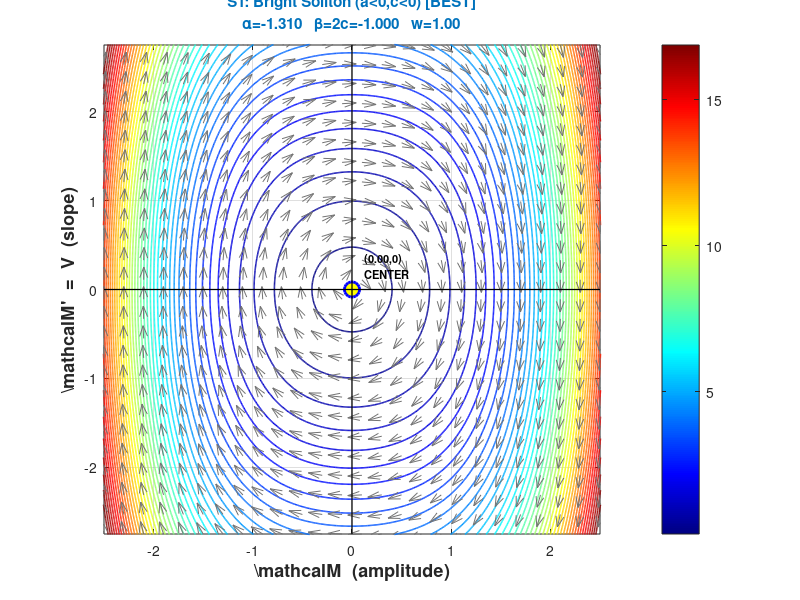

This chart was generated by the following MATLAB code: (Note: this script raises an error after producing the figure.)
%% ============================================================
%% Phase Portrait Analysis
%% w^2*M'' - (m^2 + 2(n+dg))*M - 2c*M^3 = 0
%% System: M' = V,  V' = (1/w^2)*(alpha*M + beta*M^3)
%% Hamiltonian: H = 0.5*V^2 - (1/w^2)*(alpha/2*M^2 + beta/4*M^4)
%% ============================================================
clear; clc; close all;

%% ---- Scenario Definitions ----
% Each row: [w, m, n, d, g, c]
S(1).w=1.0; S(1).m=0.5; S(1).n=-0.8; S(1).d=0.1; S(1).g=0.2; S(1).c=-0.5;
S(1).name='S1: Bright Soliton (a<0,c<0) [BEST]';
S(1).col=[0 0.45 0.74];

S(2).w=1.0; S(2).m=1.0; S(2).n=0.3;  S(2).d=0.2; S(2).g=0.5; S(2).c=-1.0;
S(2).name='S2: Dark/Kink Soliton (a>0,c<0) [GOOD]';
S(2).col=[0.17 0.63 0.17];

S(3).w=1.0; S(3).m=1.0; S(3).n=-0.5; S(3).d=0.0; S(3).g=0.0; S(3).c=-0.5;
S(3).name='S3: Marginal Pure Cubic (a=0,c<0)';
S(3).col=[0.93 0.69 0.13];

S(4).w=1.0; S(4).m=1.5; S(4).n=0.5;  S(4).d=0.3; S(4).g=0.4; S(4).c=0.5;
S(4).name='S4: Explosive (a>0,c>0) [WORST]';
S(4).col=[0.85 0.11 0.11];

S(5).w=1.0; S(5).m=0.3; S(5).n=-1.5; S(5).d=0.1; S(5).g=0.1; S(5).c=2.0;
S(5).name='S5: Defocusing (a<0,c>0) [BAD]';
S(5).col=[0.64 0.08 0.18];

S(6).w=2.5; S(6).m=0.5; S(6).n=-0.9; S(6).d=0.1; S(6).g=0.2; S(6).c=-0.3;
S(6).name='S6: Wide Soliton Large w (a<0,c<0) [BEST+]';
S(6).col=[0.49 0.18 0.56];

%% ============================================================
%% LOOP: One figure per scenario
%% ============================================================
for k = 1:6
    sc   = S(k);
    alph = sc.m^2 + 2*(sc.n + sc.d*sc.g);   % alpha
    beta = 2*sc.c;                            % beta
    cf   = 1/sc.w^2;                          % 1/w^2

    % --- Critical points ---
    cps = 0;
    if beta ~= 0 && (-alph/beta) > 0
        Mex = sqrt(-alph/beta);
        cps = [0, Mex, -Mex];
    end

    % --- Axis range ---
    Mrng = max(abs(cps))*2.8;
    if Mrng < 2.5; Mrng = 2.5; end
    Vrng = Mrng*1.1;

    % --- Meshgrid for quiver ---
    [MM,VV] = meshgrid(linspace(-Mrng,Mrng,26), ...
                       linspace(-Vrng,Vrng,26));
    dM =  VV;
    dV =  cf*(alph*MM + beta*MM.^3);
    mag = sqrt(dM.^2+dV.^2); mag(mag==0)=1;
    dMn = dM./mag;  dVn = dV./mag;

    % --- Hamiltonian for contours ---
    Mf = linspace(-Mrng*1.05, Mrng*1.05, 600);
    Vf = linspace(-Vrng*1.05, Vrng*1.05, 600);
    [Mfg,Vfg] = meshgrid(Mf,Vf);
    H = 0.5*Vfg.^2 - cf*(alph/2*Mfg.^2 + beta/4*Mfg.^4);

    Hmin = prctile(H(:),2);
    Hmax = prctile(H(:),98);
    lvls = linspace(Hmin, Hmax, 45);

    % Separatrix levels
    sep_lvls = [];
    for cp = cps
        if abs(cp) > 1e-9
            Hcp = -cf*(alph/2*cp^2 + beta/4*cp^4);
            if Hcp > Hmin && Hcp < Hmax
                sep_lvls(end+1) = Hcp;
            end
        end
    end

    % --- FIGURE ---
    figure('Position',[80 80 880 720],'Color','w');

    % Trajectory contours
    contour(Mfg, Vfg, H, lvls, 'LineWidth', 1.1);
    colormap(jet(256));
    caxis([Hmin Hmax]);
    hold on;

    % Separatrix (dashed black)
    for sl = sep_lvls
        contour(Mfg, Vfg, H, [sl sl], 'k--', 'LineWidth', 2.5);
    end

    % Quiver
    quiver(MM, VV, dMn, dVn, 0.5, 'Color', [0.45 0.45 0.45], ...
           'LineWidth', 0.7, 'MaxHeadSize', 0.5);

    % Critical points + labels
    for cp = cps
        J22 = cf*(alph + 3*beta*cp^2);
        if J22 > 1e-9
            cptype = 'SADDLE'; mk='rs';
        elseif J22 < -1e-9
            cptype = 'CENTER'; mk='bo';
        else
            cptype = 'DEGEN.'; mk='k^';
        end
        plot(cp, 0, mk, 'MarkerSize',11, ...
             'MarkerFaceColor','yellow','LineWidth',2);
        text(cp+0.05*Mrng, 0.1*Vrng, ...
             sprintf('(%.2f,0)\n%s',cp,cptype), ...
             'FontSize',8,'FontWeight','bold');
    end

    % Axis lines
    plot([-Mrng Mrng],[0 0],'k-','LineWidth',0.9);
    plot([0 0],[-Vrng Vrng],'k-','LineWidth',0.9);

    xlabel('\mathcal{M}  (amplitude)','FontSize',13,'FontWeight','bold');
    ylabel('\mathcal{M}''  =  V  (slope)','FontSize',13,'FontWeight','bold');
    xlim([-Mrng Mrng]); ylim([-Vrng Vrng]);
    grid on; box on;
    colorbar('Location','EastOutside');

    % Title
    title({sc.name, ...
           sprintf('\\alpha=%.3f   \\beta=2c=%.3f   w=%.2f', alph,beta,sc.w)}, ...
          'FontSize',11,'FontWeight','bold','Color',sc.col);

    % Bottom annotation
    verdict = get_verdict(k);
    dim = [0.10 0.01 0.82 0.07];
    annotation('textbox',dim,'String', ...
        {sprintf('Params: m=%.2f  n=%.2f  d=%.2f  g=%.2f  c=%.2f  w=%.2f', ...
                  sc.m,sc.n,sc.d,sc.g,sc.c,sc.w), verdict}, ...
        'FontSize',9,'EdgeColor',sc.col,'BackgroundColor',[0.97 0.97 1], ...
        'LineWidth',1.8,'FitBoxToText','off');

    hold off;
    drawnow;
end

%% ============================================================
%% PARAMETER REGIME MAP  (alpha-c plane)
%% ============================================================
figure('Position',[80 80 950 760],'Color','w');

av = linspace(-3,3,500);
cv = linspace(-3,3,500);
[AA,CC] = meshgrid(av,cv);

region = zeros(size(AA));
region((AA<0)&(CC<0)) = 1;   % bright soliton
region((AA>0)&(CC<0)) = 2;   % dark soliton
region((AA<0)&(CC>0)) = 3;   % defocusing
region((AA>0)&(CC>0)) = 4;   % explosive

cmap4 = [0.20 0.60 1.00;   % blue   - bright
         0.20 0.80 0.20;   % green  - dark
         1.00 0.80 0.00;   % yellow - defocusing
         0.90 0.20 0.20];  % red    - explosive
colormap(cmap4);

imagesc(av, cv, region);
set(gca,'YDir','normal');
caxis([0.5 4.5]);
cb = colorbar('Ticks',[1 2 3 4], ...
    'TickLabels',{'1: Bright Soliton  [BEST]', ...
                  '2: Dark/Kink Soliton [GOOD]', ...
                  '3: Defocusing  [POOR]', ...
                  '4: Explosive  [WORST]'});
cb.FontSize = 10;

hold on;
plot([-3 3],[0 0],'k-','LineWidth',2);
plot([0 0],[-3 3],'k-','LineWidth',2);

% Mark scenarios on map
for k = 1:6
    sc   = S(k);
    ak   = sc.m^2 + 2*(sc.n + sc.d*sc.g);
    plot(ak, sc.c, 'w*','MarkerSize',16,'LineWidth',2);
    text(ak+0.12, sc.c+0.12, sprintf('S%d',k), ...
         'Color','white','FontWeight','bold','FontSize',11, ...
         'BackgroundColor','black');
end

% Region labels
text(-1.7,-2.1,{'BRIGHT SOLITON','✓ USE THIS','Closed orbits'}, ...
    'HorizontalAlignment','center','FontSize',10,'FontWeight','bold', ...
    'Color','white','BackgroundColor',[0 0.3 0.8]);
text(1.6,-2.1,{'DARK/KINK','✓ VALID','Heteroclinic orbit'}, ...
    'HorizontalAlignment','center','FontSize',10,'FontWeight','bold', ...
    'Color','white','BackgroundColor',[0.1 0.5 0.1]);
text(-1.7,2.1,{'DEFOCUSING','✗ AVOID','Small amp only'}, ...
    'HorizontalAlignment','center','FontSize',10,'FontWeight','bold', ...
    'Color','black','BackgroundColor',[0.9 0.75 0]);
text(1.6,2.1,{'EXPLOSIVE','✗ WORST','No soliton!'}, ...
    'HorizontalAlignment','center','FontSize',10,'FontWeight','bold', ...
    'Color','white','BackgroundColor',[0.75 0.1 0.1]);

xlabel('\alpha = m^2 + 2(n+dg)   [Linear coefficient]', ...
       'FontSize',13,'FontWeight','bold');
ylabel('c   [Nonlinear coefficient]','FontSize',13,'FontWeight','bold');
title({'Parameter Space: Physical Regions', ...
       'w^2 M'''' - \alpha M - 2c M^3 = 0', ...
       'Choose parameters from BLUE region (S1,S2,S6) for soliton solutions'}, ...
      'FontSize',12,'FontWeight','bold');

xlim([-3 3]); ylim([-3 3]);
grid on;
hold off;
drawnow;

%% ============================================================
%% CONSOLE: Parameter Guide
%% ============================================================
fprintf('\n=========================================================\n');
fprintf('   PARAMETER GUIDE\n');
fprintf('   alpha = m^2+2(n+dg),   beta = 2c\n');
fprintf('=========================================================\n');
fprintf('%-20s %-10s %-10s %s\n','REGIME','alpha','c','Physical result');
fprintf('%s\n',repmat('-',1,60));
fprintf('%-20s %-10s %-10s %s\n','Bright soliton','< 0','< 0','BEST: localized solution');
fprintf('%-20s %-10s %-10s %s\n','Dark soliton','> 0','< 0','GOOD: kink/dark soliton');
fprintf('%-20s %-10s %-10s %s\n','Defocusing','< 0','> 0','POOR: small amplitude only');
fprintf('%-20s %-10s %-10s %s\n','Explosive','> 0','> 0','WORST: no soliton');
fprintf('\nSoliton Amplitude : A = sqrt(|alpha|/(2|c|))\n');
fprintf('Soliton Width     : proportional to  w/sqrt(|alpha|)\n');
fprintf('\nRecommended (bright soliton):\n');
fprintf('  alpha in [-3.0, -0.1]  =>  n + d*g < -m^2/2\n');
fprintf('  c     in [-2.0, -0.1]\n');
fprintf('  w     in [0.5,  3.0]\n');
fprintf('=========================================================\n\n');

%% ============================================================
%% Helper function
%% ============================================================
function v = get_verdict(k)
    verdicts = {
        'BEST: alpha<0, c<0 => bounded closed orbits => bright soliton solution', ...
        'GOOD: alpha>0, c<0 => saddle + heteroclinic orbit => dark/kink soliton', ...
        'MARGINAL: alpha~0, c<0 => nonlinear center, periodic orbits only', ...
        'WORST A: alpha>0, c>0 => all orbits diverge, no physical soliton', ...
        'BAD: alpha<0, c>0 => defocusing, solution escapes for large M', ...
        'BEST+: large w, alpha<0, c<0 => wide smooth soliton, stable orbits'};
    v = verdicts{k};
end
